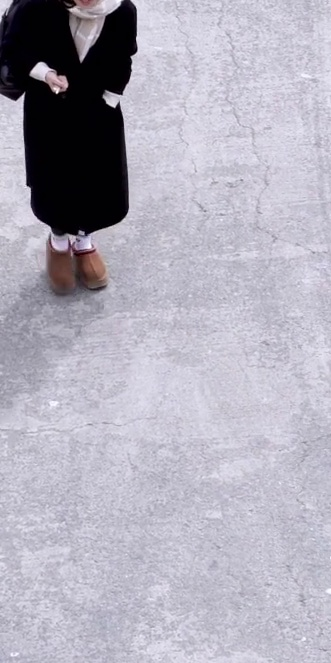
#> input picture dataset/negative/auto_negative_0012_f00040.jpg, 331 x 663 px
$ python -i features.py   (imports and definitions only)
#> lines starting #> are read from the running program, lines starting #| are printed output that depends on the picture
#> further down, picture is the input picture: shape (663, 331, 3); mean B, G, R 185.5, 172.8, 175.6
import cv2
import numpy as np
from skimage.feature import hog

from config import (
    WINDOW_SIZE,
    HOG_ORIENTATIONS,
    HOG_PIXELS_PER_CELL,
    HOG_CELLS_PER_BLOCK,
    HOG_BLOCK_NORM,
)


def preprocess_for_hog(image, window_size=WINDOW_SIZE):
    """
    Tiền xử lý ảnh trước khi trích xuất đặc trưng HOG.

    Quy trình:
    1. Resize ảnh về kích thước chuẩn (mặc định 64x128). Kích thước này tỷ lệ 1:2
       phù hợp với dáng đứng của người đi bộ.
    2. Chuyển đổi sang ảnh xám (Grayscale). Do HOG chủ yếu quan tâm đến gradient
       (sự thay đổi cường độ sáng tạo nên hình dáng) chứ không quan tâm đến màu sắc.
    3. Cân bằng lược đồ xám (Histogram Equalization) để tăng độ tương phản,
       giúp các đường biên trở nên rõ ràng hơn ở cả vùng tối và sáng.
    """
#> called with window_size = (64, 128)
    image = cv2.resize(image, window_size)
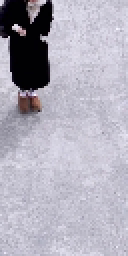
#> image: shape (128, 64, 3) (shown 2 times larger); mean of channels 0, 1, 2 185.5, 172.8, 175.6; drawn as B, G, R
    gray = cv2.cvtColor(image, cv2.COLOR_BGR2GRAY)
    gray = cv2.equalizeHist(gray)
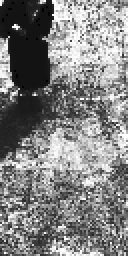
#> gray: shape (128, 64) (shown 2 times larger); min 0, max 255, mean 130.1
    return gray


# [44 lines left out: functions extract_hog_feature, extract_hog_feature_from_path, not called in this run]

>>> import cv2
>>> picture = cv2.imread('../dataset/negative/auto_negative_0012_f00040.jpg')
>>> result = preprocess_for_hog(picture)

$ run again, on dataset/negative/auto_negative_0019_f00060.jpg
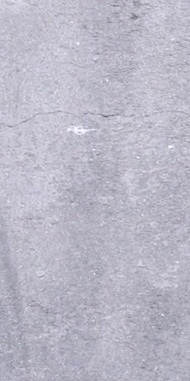
#> input picture dataset/negative/auto_negative_0019_f00060.jpg, 190 x 381 px
#> picture is the input picture: shape (381, 190, 3); mean B, G, R 198.7, 184.5, 186.5
#> in preprocess_for_hog, `gray = cv2.cvtColor(image, cv2.COLOR_BGR2GRAY)`:
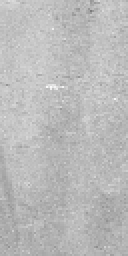
#> gray: shape (128, 64) (shown 2 times larger); min 123, max 250, mean 186.6
#> in preprocess_for_hog, `gray = cv2.equalizeHist(gray)`:
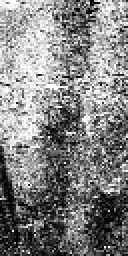
#> gray: shape (128, 64) (shown 2 times larger); min 0, max 255, mean 130.7

$ run again, on dataset/negative/auto_negative_0025_f00080.jpg
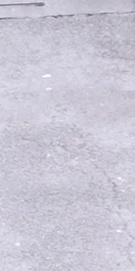
#> input picture dataset/negative/auto_negative_0025_f00080.jpg, 135 x 271 px
#> picture is the input picture: shape (271, 135, 3); mean B, G, R 213.5, 199.8, 202.8
#> in preprocess_for_hog, `gray = cv2.cvtColor(image, cv2.COLOR_BGR2GRAY)`:
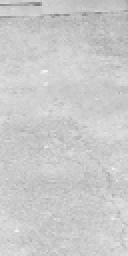
#> gray: shape (128, 64) (shown 2 times larger); min 120, max 246, mean 202.1
#> in preprocess_for_hog, `gray = cv2.equalizeHist(gray)`:
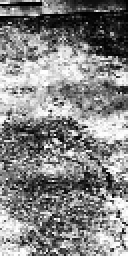
#> gray: shape (128, 64) (shown 2 times larger); min 0, max 255, mean 131.9

$ run again, on dataset/negative/auto_negative_0035_f00100.jpg
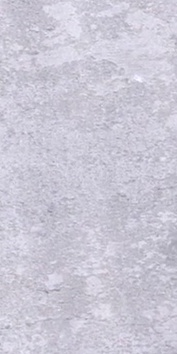
#> input picture dataset/negative/auto_negative_0035_f00100.jpg, 177 x 354 px
#> picture is the input picture: shape (354, 177, 3); mean B, G, R 214.2, 200.6, 203.3
#> in preprocess_for_hog, `gray = cv2.cvtColor(image, cv2.COLOR_BGR2GRAY)`:
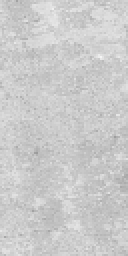
#> gray: shape (128, 64) (shown 2 times larger); min 155, max 245, mean 202.8
#> in preprocess_for_hog, `gray = cv2.equalizeHist(gray)`:
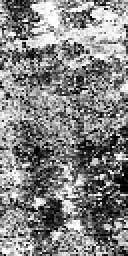
#> gray: shape (128, 64) (shown 2 times larger); min 0, max 255, mean 131.1
